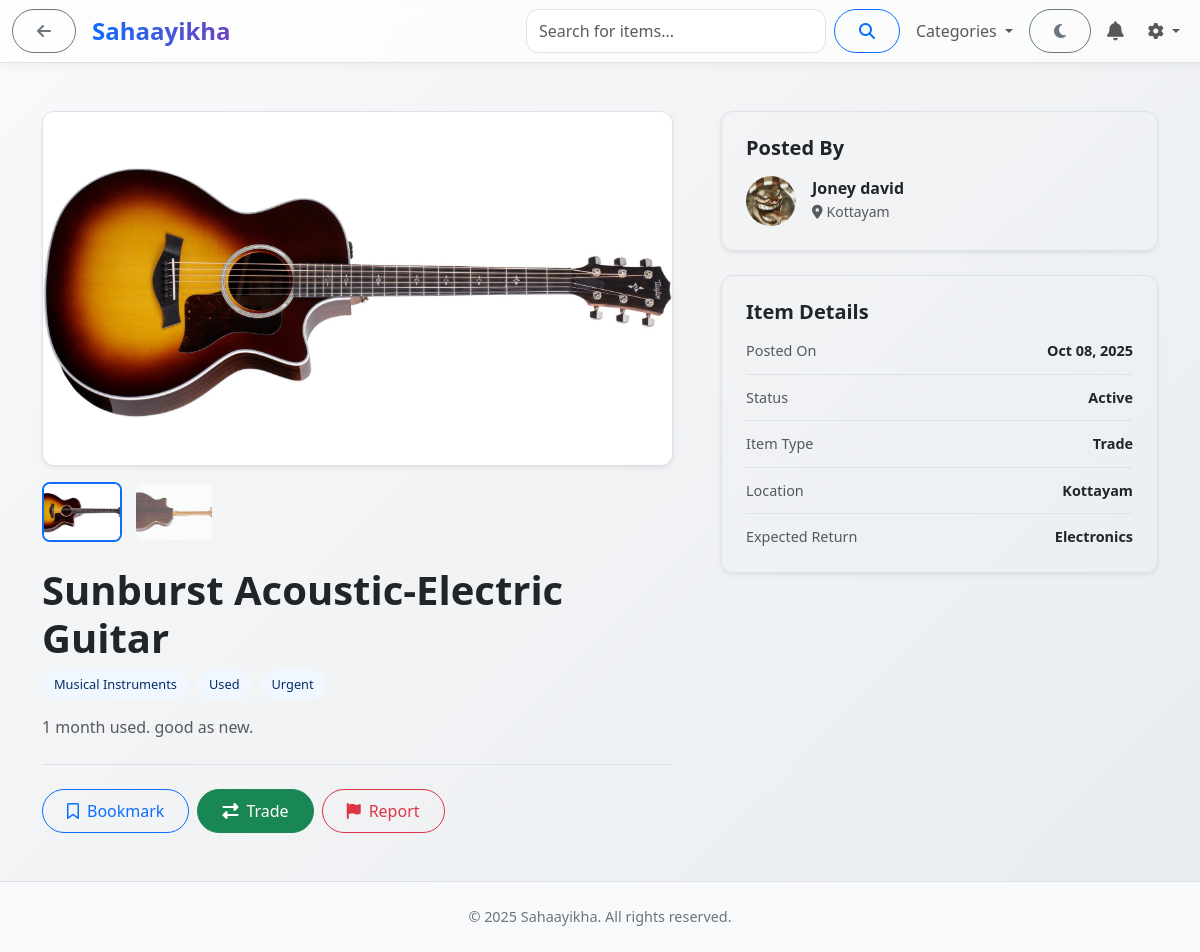
Page /item/5 (signed in) on the earlier database version.
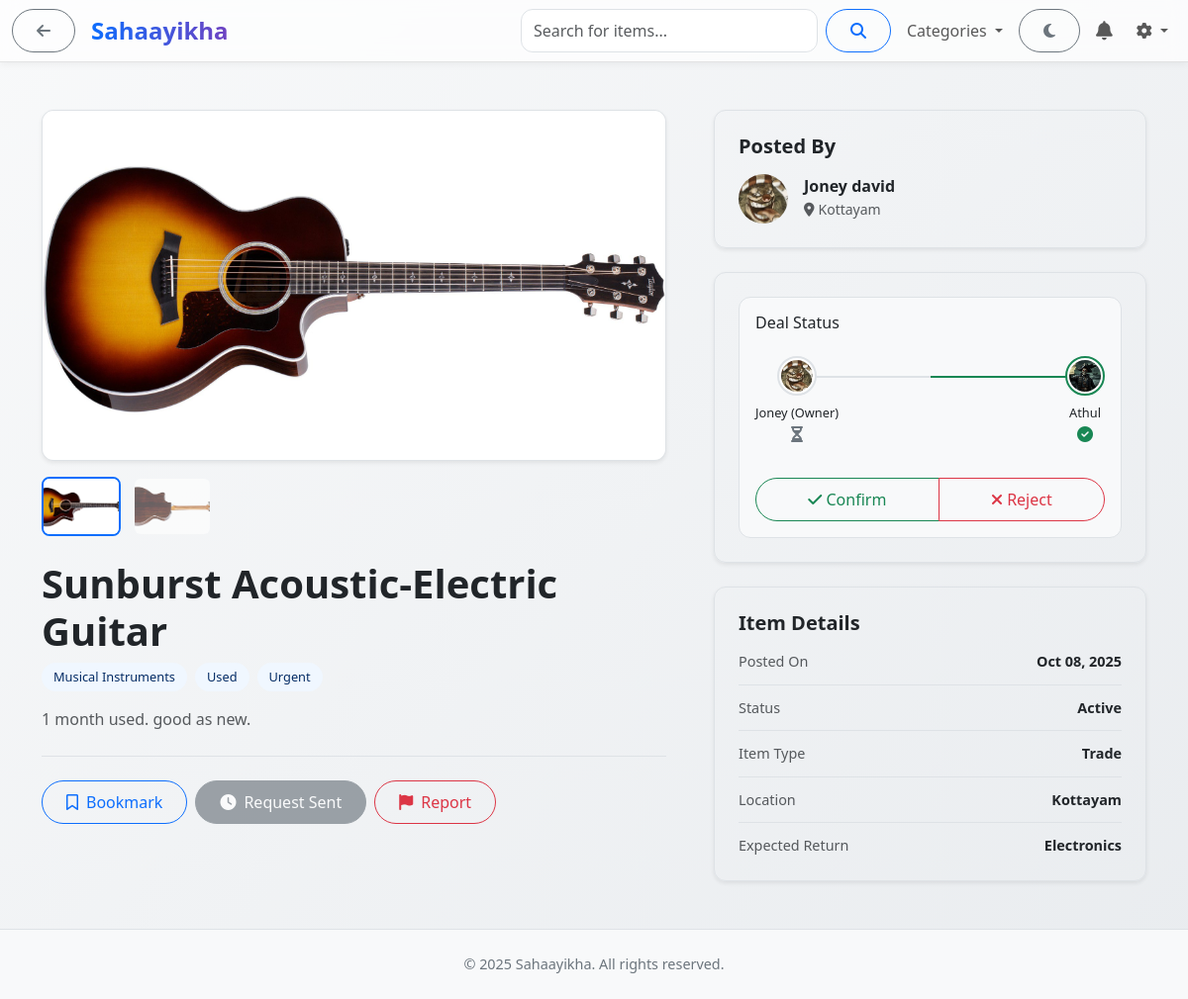
Same page on the later database version.
### app/models.py (models this page shows, shortened)
class ItemImage(db.Model):
    __tablename__ = "item_images"
    image_id = db.Column(db.Integer, primary_key=True)
    item_id = db.Column(db.Integer, db.ForeignKey("items.item_id"), nullable=False)
    image_url = db.Column(db.String(255), nullable=False)
    uploaded_at = db.Column(db.DateTime, default=datetime.utcnow)

class Item(db.Model):
    __tablename__ = "items"
    item_id = db.Column(db.Integer, primary_key=True)
    user_id = db.Column(db.Integer, db.ForeignKey("users.user_id"), nullable=False)
    title = db.Column(db.String(255), nullable=False)
    description = db.Column(db.Text)
    category = db.Column(db.String(255))
    type = db.Column(db.String(50))  # Trade / Share / Disaster
    condition = db.Column(db.String(50))  # New / Used / Old
    urgency_level = db.Column(db.String(50))  # Urgent / Flexible
    expected_return = db.Column(db.String(255))
    location = db.Column(db.String(255))
    status = db.Column(db.String(50), default="Active")  # Active / Traded / Verified / Expired
    created_at = db.Column(db.DateTime, default=datetime.utcnow)
    expires_at = db.Column(db.DateTime, nullable=True)
    deal_finalized_at = db.Column(db.DateTime, nullable=True)
    histories = db.relationship("ItemHistory", backref="item", lazy="dynamic")
    chat_sessions = db.relationship("ChatSession", backref="item", lazy="dynamic")
    bookmarks = db.relationship("Bookmark", backref="item", lazy="dynamic")
    reports = db.relationship("Report", backref="item", lazy="dynamic")
    images = db.relationship("ItemImage", backref="item", lazy="dynamic")
    trade_requests_made = db.relationship('TradeRequest', foreign_keys='TradeRequest.item_offered_id', backref='offered_item', lazy='dynamic')
    trade_requests_received = db.relationship('TradeRequest', foreign_keys='TradeRequest.item_requested_id', backref='requested_item', lazy='dynamic')

class User(UserMixin, db.Model):
    __tablename__ = "users"
    user_id = db.Column(db.Integer, primary_key=True)
    first_name = db.Column(db.String(255), nullable=False)
    last_name = db.Column(db.String(255))
    email = db.Column(db.String(255), unique=True, nullable=False)
    password = db.Column(db.String(255), nullable=False)
    phone = db.Column(db.String(50))
    location = db.Column(db.String(255))
    profile_picture = db.Column(db.String(255), nullable=True)
    status = db.Column(db.String(50), default="Active")  # Active / Blocked / Deactivated
    created_at = db.Column(db.DateTime, default=datetime.utcnow)
    fcm_token = db.Column(db.String(255), nullable=True) # <-- ADD THIS LINE
    otp = db.Column(db.String(6), nullable=True)
    otp_expiry = db.Column(db.DateTime, nullable=True)
    is_verified = db.Column(db.Boolean, default=False)
    items = db.relationship("Item", backref="owner", lazy="dynamic")
    bookmarks = db.relationship("Bookmark", backref="user", lazy="dynamic")
    chat_sessions1 = db.relationship("ChatSession", foreign_keys="ChatSession.user1_id", backref="user1", lazy="dynamic")
    chat_sessions2 = db.relationship("ChatSession", foreign_keys="ChatSession.user2_id", backref="user2", lazy="dynamic")
    messages = db.relationship("ChatMessage", backref="sender", lazy="dynamic")
    feedbacks = db.relationship("Feedback", backref="user", lazy="dynamic")
    reports = db.relationship("Report", backref="reporter", lazy="dynamic")
    category_follows = db.relationship("CategoryFollow", backref="user", lazy="dynamic")
    notifications = db.relationship("Notification", backref="user", lazy="dynamic")
    login_logs = db.relationship("LoginLog", backref="user", lazy="dynamic")

class DealProposal(db.Model):
    __tablename__ = "deal_proposals"
    id = db.Column(db.Integer, primary_key=True)
    chat_session_id = db.Column(db.Integer, db.ForeignKey("chat_sessions.session_id"), nullable=False, unique=True)
    proposer_status = db.Column(db.String(50), default='pending', nullable=False)
    owner_status = db.Column(db.String(50), default='pending', nullable=False)
    updated_at = db.Column(db.DateTime, default=datetime.utcnow, onupdate=datetime.utcnow)
    session = db.relationship("ChatSession", backref=db.backref("deal_proposal", uselist=False))

### app/routes.py (the view)
@main.route("/item/<int:item_id>")
def view_item(item_id):
    item = Item.query.get_or_404(item_id)
    is_bookmarked = False
    session = None
    deal = None
    trade_request = None
    if current_user.is_authenticated:
        if Bookmark.query.filter_by(user_id=current_user.user_id, item_id=item.item_id).first():
            is_bookmarked = True
        if item.user_id != current_user.user_id:
            session = ChatSession.query.filter(
                or_(
                    (ChatSession.user1_id == current_user.user_id) & (ChatSession.user2_id == item.user_id),
                    (ChatSession.user1_id == item.user_id) & (ChatSession.user2_id == current_user.user_id)
                ),
                ChatSession.item_id == item.item_id
            ).first()
            if session:
                deal = DealProposal.query.filter_by(chat_session_id=session.session_id).first()
            trade_request = TradeRequest.query.filter(
                TradeRequest.item_requested_id == item.item_id,
                TradeRequest.requester_id == current_user.user_id
            ).first()
    return render_template("items/view_item.html", item=item, is_bookmarked=is_bookmarked, session=session, deal=deal, trade_request=trade_request)

### app/templates/items/view_item.html (shortened to what this page needs)
{% extends "base.html" %}
{% block content %}
<div class="container py-5">
    <div class="row g-5">
        <div class="col-lg-7">
            {% set images = item.images.all() %}
            <div class="gallery-container mb-4">
                <div class="main-image-viewer shadow-sm" id="mainImageViewer">
                    <img id="mainImage" src="{% if images %}{{ url_for('static', filename=images[0].image_url) }}{% else %}{{ url_for('static', filename='images/item_placeholder.jpg') }}{% endif %}" alt="{{ item.title }}">
                </div>
                {% if images|length > 1 %}
                <div class="thumbnail-strip">
                    {% for image in images %}
                    <div class="thumbnail-item {% if loop.first %}active{% endif %}">
                        <img src="{{ url_for('static', filename=image.image_url) }}" alt="Thumbnail {{ loop.index }}">
                    </div>
                    {% endfor %}
                </div>
                {% endif %}
            </div>
            <h1 class="item-title">{{ item.title }}</h1>
            <div class="item-meta">
                <a href="{{ url_for('main.category_items', category_name=item.category) }}" class="detail-badge text-decoration-none">{{ item.category }}</a>
                <span class="detail-badge">{{ item.condition }}</span>
                <span class="detail-badge">{{ item.urgency_level }}</span>
            </div>
            <p class="item-description text-muted">{{ item.description }}</p>
            <div class="action-buttons d-flex gap-2">
                {% if current_user.is_authenticated %}
                    {% if current_user.user_id == item.user_id %}
                        <a href="{{ url_for('main.edit_item', item_id=item.item_id) }}" class="btn btn-warning"><i class="fas fa-edit me-2"></i>Edit</a>
                        <form action="{{ url_for('main.delete_item', item_id=item.item_id) }}" method="POST" class="d-inline">
                            <button type="submit" class="btn btn-danger" onclick="return confirm('Are you sure?');"><i class="fas fa-trash me-2"></i>Delete</button>
                        </form>
                    {% else %}
                        <form action="{{ url_for('main.add_bookmark', item_id=item.item_id) }}" method="POST" class="d-inline">
                            {% if is_bookmarked %}
                                <button type="submit" class="btn btn-primary"><i class="fas fa-bookmark me-2"></i>Bookmarked</button>
                            {% else %}
                                <button type="submit" class="btn btn-outline-primary"><i class="far fa-bookmark me-2"></i>Bookmark</button>
                            {% endif %}
                        </form>
                        {% if not item.deal_finalized_at %}
                            {% if item.expected_return == 'Money' %}
                                <a href="{{ url_for('main.request_trade', item_id=item.item_id) }}" class="btn btn-success"><i class="fas fa-dollar-sign me-2"></i>Make Offer</a>
                            {% else %}
                                {% if trade_request and trade_request.status == 'accepted' %}
                                    <a href="{{ url_for('main.chat', session_id=session.session_id) }}" class="btn btn-primary"><i class="fas fa-comments me-2"></i>Go to Chat</a>
                                {% elif trade_request and trade_request.status == 'pending' %}
                                    <button class="btn btn-secondary" disabled><i class="fas fa-clock me-2"></i>Request Sent</button>
                                {% else %}
                                    <a href="{{ url_for('main.request_trade', item_id=item.item_id) }}" class="btn btn-success"><i class="fas fa-exchange-alt me-2"></i>Trade</a>
                                {% endif %}
                            {% endif %}
                        {% endif %}
                        <a href="{{ url_for('main.report_item', item_id=item.item_id) }}" class="btn btn-outline-danger"><i class="fas fa-flag me-2"></i>Report</a>
                    {% endif %}
                {% else %}
                    <a href="{{ url_for('main.login') }}" class="btn btn-primary">Login to interact</a>
                {% endif %}
            </div>
        </div>
        <div class="col-lg-5">
            <div class="d-flex flex-column gap-4">
                <div class="sidebar-card shadow-sm">
                    <h5 class="fw-bold mb-3">Posted By</h5>
                    <a href="{{ url_for('main.public_profile', user_id=item.owner.user_id) }}" class="owner-info text-decoration-none text-body">
                        <img src="{{ url_for('static', filename=item.owner.profile_picture or 'images/users_placeholder.png') }}" alt="{{ item.owner.first_name }}">
                        <div>
                            <h6 class="fw-bold mb-0">{{ item.owner.first_name }} {{ item.owner.last_name }}</h6>
                            <small class="text-muted"><i class="fas fa-map-marker-alt me-1"></i>{{ item.owner.location }}</small>
                        </div>
                    </a>
                </div>
                {% if current_user.is_authenticated and item.owner.user_id != current_user.user_id and session %}
                <div class="sidebar-card shadow-sm">
                    {% include 'features/_deal_panel.html' %}
                </div>
                {% endif %}
                <div class="sidebar-card shadow-sm">
                    <h5 class="fw-bold mb-3">Item Details</h5>
                    <ul class="details-list">
                        <li><span>Posted On</span> <strong>{{ item.created_at.strftime('%b %d, %Y') }}</strong></li>
                        <li><span>Status</span> <strong>{{ item.status }}</strong></li>
                        <li><span>Item Type</span> <strong>{{ item.type }}</strong></li>
                        <li><span>Location</span> <strong>{{ item.location or '—' }}</strong></li>
                        <li><span>Expected Return</span> <strong>{{ item.expected_return or '—' }}</strong></li>
                    </ul>
                </div>
            </div>
        </div>
    </div>
</div>
{% endblock %}

### app/templates/features/_deal_panel.html (shortened to what this page needs)
{% set owner = session.item.owner %}
{% set proposer = session.user1 if session.item.owner.user_id == session.user2_id else session.user2 %}
{% set owner_status = deal.owner_status if deal else 'pending' %}
{% set proposer_status = deal.proposer_status if deal else 'pending' %}
<div class="sidebar-card deal-panel-modern">
    <h6>Deal Status</h6>
    <div class="deal-status-bar-modern">
        <div class="deal-status-line">
            <div class="deal-status-progress progress-proposer"
                 style="--progress: {{ '50%' if proposer_status == 'confirmed' else '0%' }};">
            </div>
        </div>
        <div class="deal-status-node status-{{ owner_status }}">
            <img src="{{ url_for('static', filename=owner.profile_picture or 'images/users_placeholder.png') }}"
                 class="deal-user-avatar">
            <div class="deal-user-name">{{ owner.first_name }} (Owner)</div>
            <div class="deal-status-icon">
                {% if owner_status == 'confirmed' %}
                    <i class="fas fa-check-circle" title="Confirmed"></i>
                {% elif owner_status == 'rejected' %}
                    <i class="fas fa-times-circle" title="Rejected"></i>
                {% else %}
                    <i class="fas fa-hourglass-half" title="Pending"></i>
                {% endif %}
            </div>
        </div>
        <div class="deal-status-node status-{{ proposer_status }}">
            <img src="{{ url_for('static', filename=proposer.profile_picture or 'images/users_placeholder.png') }}"
                 class="deal-user-avatar">
            <div class="deal-user-name">{{ proposer.first_name }}</div>
            <div class="deal-status-icon">
                {% if proposer_status == 'confirmed' %}
                    <i class="fas fa-check-circle" title="Confirmed"></i>
                {% elif proposer_status == 'rejected' %}
                    <i class="fas fa-times-circle" title="Rejected"></i>
                {% else %}
                    <i class="fas fa-hourglass-half" title="Pending"></i>
                {% endif %}
            </div>
        </div>
    </div>
    {% if session.item.deal_finalized_at %}
        <div class="alert deal-finalized-alert-modern">
            <i class="fas fa-clock me-1"></i> Deal finalized! Item will be removed on
            {{ session.item.deal_finalized_at.strftime('%b %d, %Y') }}.
        </div>
    {% else %}
        <form action="{{ url_for('main.propose_deal', session_id=session.session_id) }}" method="POST" class="w-100">
            <div class="btn-group w-100" role="group">
                <button type="submit" name="decision" value="confirmed" class="btn btn-outline-success">
                    <i class="fas fa-check"></i> Confirm
                </button>
                <button type="submit" name="decision" value="rejected" class="btn btn-outline-danger">
                    <i class="fas fa-times"></i> Reject
                </button>
            </div>
        </form>
    {% endif %}
</div>

Differences in the rows shown:
changed User "Joney": first_name (not shown) → "Joney"
now on this page (row unchanged): User: profile_picture (picture), first_name "Athul"
Other differences:
text no longer shown: "Trade"
text now shown: "Request Sent Deal Status (Owner) Confirm Reject"
